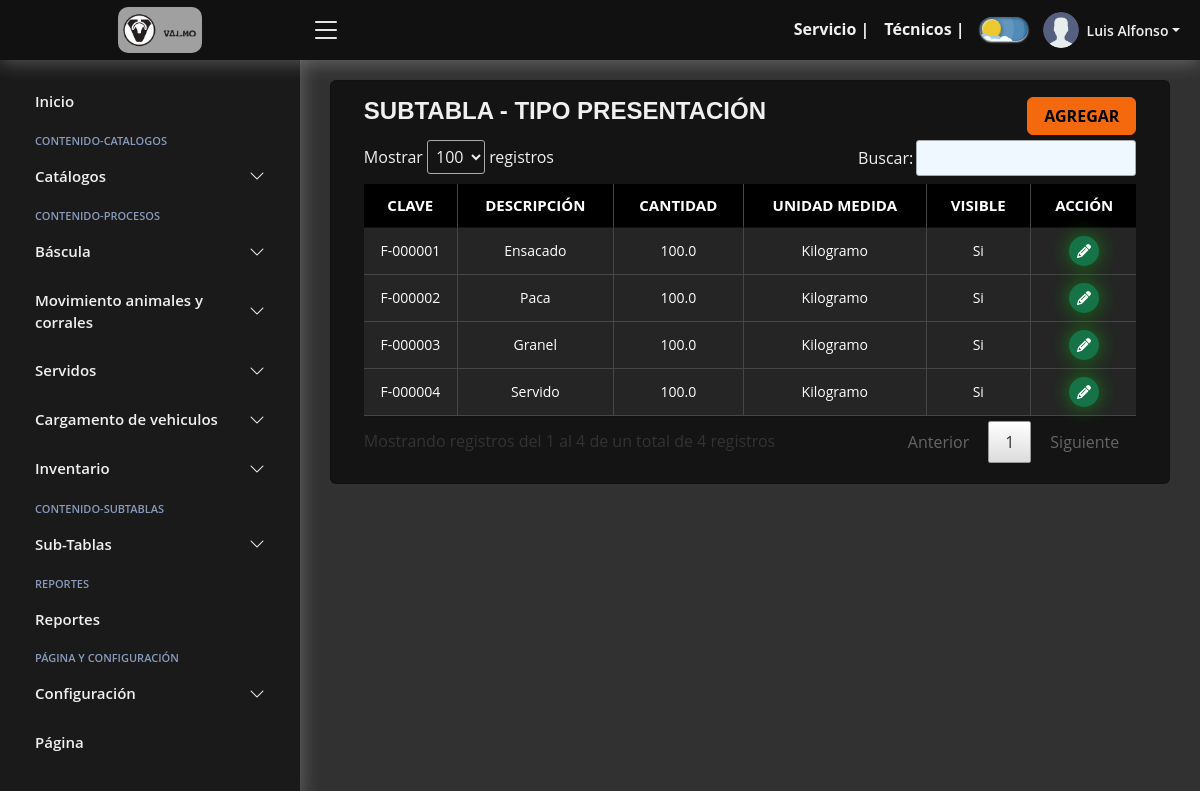
Screenshot of /SubTabla-Tipo-Presentacion/ (signed in) with the database file from the repository.
### Aplicacion/models.py (models this page shows)
class tblTipoPresentacion(models.Model):
    ID = models.AutoField(primary_key=True)
    Clave = models.CharField(max_length=15, null=True)
    Descripcion = models.CharField(max_length=150,null=True)
    UdeM = models.ForeignKey(tblUnidades, on_delete=models.DO_NOTHING, null=True)
    Cantidad = models.FloatField(null=True)
    Visible = models.CharField(max_length=15, null=True)

### Aplicacion/CRUD/mostrarSubTabla.py (the view)
def TablaTipoPresentacion(request):
    grupos = grupo_user(request)
    TTipoPresentacion = tblTipoPresentacion.objects.values('ID','Clave','Descripcion','Cantidad',
    'UdeM_id__Descripcion', 'Visible')
    ServiciosWeb = servicioActivo()
    return render(request, 'SubTablas/TipoPresentacion/index.html',{'grupos': grupos,'ServiciosWeb': ServiciosWeb,
    'TTipoPresentacion': TTipoPresentacion})

### Aplicacion/views.py (called while the page is built)
@login_required
def grupo_user(request):
    user = request.user
    if user.groups.exists():
        grupo = user.groups.first()
        grupos_user = grupo.name
        grupos = grupos_user
        return grupos

def servicioActivo():
    ServiciosWeb = tblServiciosWeb.objects.get(ID=1)
    FechaDeHoy = date.today().strftime('%Y-%m-%d')
    FechaDeHoy = date.today()
    if ServiciosWeb.FechaVencimiento <= FechaDeHoy:
        fecha_vencimiento = datetime.combine(
            ServiciosWeb.FechaVencimiento, datetime.min.time())
        diferencia = FechaDeHoy - fecha_vencimiento.date()
        dias_pasados = diferencia.days
        EstadoDePago = False
        save_servicio = tblServiciosWeb.objects.get(ID=1)
        save_servicio.EstadoPago = EstadoDePago
        save_servicio.save()
        if ServiciosWeb.EstadoPago == False and dias_pasados == 5:
            Servicios = False
            save_servicio = tblServiciosWeb.objects.get(ID=1)
            save_servicio.Servicio = Servicios
            save_servicio.save()
    return ServiciosWeb

### Aplicacion/templates/SubTablas/TipoPresentacion/index.html (shortened to what this page needs)
{% extends "include/header.html" %}
{% load static %}
{% block body %}
{% if ServiciosWeb.Servicio == True or perms.Aplicacion.add_tblserviciosweb %}
<div class="card card-hdr">
    <div class="card-body">
        <div class="row">
            <div class="col-10">
                <h1>SUBTABLA - TIPO PRESENTACIÓN</h1>
            </div>
            <div class="col-2">
                {% if perms.Aplicacion.add_tbltipopresentacion %}
                <a href="{% url 'F-Tipo-Presentacion'%}">
                    <button type="button" class="btn button-add col-12">
                         AGREGAR
                    </button>
                </a>
                {% endif %}
            </div>
        </div>
        {% if perms.Aplicacion.view_tbltipopresentacion %}
        <div class="table-responsive py-1">
            <table class="tabla_id">
                <thead>
                    <tr>
                        <th class="th-responsive">CLAVE</th>
                        <th class="th-responsive">DESCRIPCIÓN</th>
                        <th class="th-responsive">CANTIDAD</th>
                        <th class="th-responsive">UNIDAD MEDIDA</th>
                        <th class="th-responsive">VISIBLE</th>
                        {% if perms.Aplicacion.change_tbltipopresentacion or perms.Aplicacion.delete_tbltipopresentacion %}
                        <th class="th-responsive">ACCIÓN</th>
                        {% endif %}
                    </tr>
                </thead>
                <tbody>
                    {% for TipoPresentacion in TTipoPresentacion %}
                    <tr>
                        <td>
                            {{ TipoPresentacion.Clave }}
                        </td>
                        <td>
                            {{ TipoPresentacion.Descripcion }}
                        </td>
                        <td>
                            {{ TipoPresentacion.Cantidad }}
                        </td>
                        <td>
                            {{ TipoPresentacion.UdeM_id__Descripcion }}
                        </td>
                        <td>
                            {{ TipoPresentacion.Visible }}
                        </td>
                        {% if perms.Aplicacion.change_tbltipopresentacion or perms.Aplicacion.delete_tbltipopresentacion %}
                        <td>
                            {% if perms.Aplicacion.change_tbltipopresentacion %}
                            <a style="display: inline-block;"
                                href="Editar/{{TipoPresentacion.ID}}">
                                <button class="edit-button">
                                </button>
                            </a>
                            {% endif %}
                        </td>
                        {% endif %}
                    </tr>
                    {% endfor %}
                </tbody>
            </table>
        </div>
        {% endif %}
    </div>
</div>
{% else %}
<script>
    window.location.href = "{% url 'NoPago' %}";
</script>
{% endif %}
{% endblock %}

### Aplicacion/templates/include/header.html (shortened to what this page needs)
<!DOCTYPE html>
<html lang="es">
<head>
    {% load static %}
    <link rel="stylesheet" href="{% static 'assets/css/jquery.dataTables.min.css' %}">
    <link href="{% static 'assets/vendor/bootstrap/css/bootstrap.min.css' %}" rel="stylesheet">
    <link href="{% static 'assets/vendor/bootstrap-icons/bootstrap-icons.css' %}" rel="stylesheet">
    <link href="{% static 'ruta/select2/select2.min.css' %}" rel="stylesheet" />
    <link href="{% static 'assets/css/style.css' %}" rel="stylesheet">
    <link href="{% static 'assets/css/buttons.css' %}" rel="stylesheet">
</head>
<body>
    <header id="header" class="header fixed-top d-flex align-items-center">
        <div class="d-flex align-items-center justify-content-center">
            <a href="{% url 'Sistema' %}" class="logo d-flex align-items-center">
                <img src="{% static 'assets/img-pages/valmo.png' %}" alt="">
            </a>
            <i class="bi bi-list toggle-sidebar-btn"></i>
        </div>
        <nav class="header-nav ms-auto">
            <ul class="d-flex">
                {% if perms.Aplicacion.add_tbltecnicos or perms.Aplicacion.view_tblserviciosweb %}
                <li class="nav-item dropdown ocultar-top" style="margin: 5px 15px 0 0;">
                    <a class="nav-link collapsed button-top ocultar-top h6-form" href="{% url 'Pagos' %}">
                        Servicio |
                    </a>
                </li>
                {% endif %}
                {% if perms.Aplicacion.add_tbltecnicos or perms.Aplicacion.view_tbltecnicos %}
                <li class="nav-item dropdown ocultar-top" style="margin: 5px 15px 0 0;">
                    <a class="nav-link collapsed ocultar-top h6-form" href="{% url 'TUsuarios' %}">
                        Técnicos |
                    </a>
                </li>
                {% endif %}
                <li class="nav-item dropdown" style="margin: 5px 15px 0 0;">
                    <label class="theme-switch">
                        <div class="theme-switch__container">
                            <div class="theme-switch__clouds"></div>
                            <div class="theme-switch__circle-container">
                                <div class="theme-switch__sun-moon-container">
                                </div>
                            </div>
                        </div>
                    </label>
                </li>
                <li class="nav-item dropdown" style="margin: 0px 20px 0 0;">
                    <a class="nav-link nav-profile d-flex align-items-center pe-0" href="#" data-bs-toggle="dropdown">
                        <img src="{% static 'assets/img/profile-img.png' %}" alt="Profile" class="rounded-circle">
                        <span class="d-none d-md-block dropdown-toggle ps-2">{{user.first_name}}</span>
                    </a>
                </li>
            </ul>
        </nav>
    </header>
    <aside id="sidebar" class="sidebar">
        <ul class="sidebar-nav" id="sidebar-nav">
            <li class="nav-item">
                <a class="nav-link" href="{% url 'Sistema' %}">
                    <span>Inicio</span>
                </a>
            </li>
            <li class="nav-heading">Contenido-Catalogos</li>
            <li class="nav-item">
                <a class="nav-link collapsed" data-bs-target="#components-nav" data-bs-toggle="collapse" href="#">
                    <span>Catálogos</span><i class="bi bi-chevron-down ms-auto"></i>
                </a>
            </li>
            <li class="nav-heading">Contenido-Procesos</li>
            <li class="nav-item">
                <a class="nav-link collapsed" data-bs-target="#forms-bascula" data-bs-toggle="collapse" href="#">
                    <span>Báscula</span><i class="bi bi-chevron-down ms-auto"></i>
                </a>
            </li>
            <li class="nav-item">
                <a class="nav-link collapsed" data-bs-target="#forms-nav" data-bs-toggle="collapse" href="#">
                    <span>Movimiento animales y corrales</span><i class="bi bi-chevron-down ms-auto"></i>
                </a>
            </li>
            <li class="nav-item">
                <a class="nav-link collapsed" data-bs-target="#forms-servidos" data-bs-toggle="collapse" href="#">
                    <span>Servidos</span><i class="bi bi-chevron-down ms-auto"></i>
                </a>
            </li>
            <li class="nav-item">
                <a class="nav-link collapsed" data-bs-target="#forms-tolva" data-bs-toggle="collapse" href="#">
                    <span>Cargamento de vehiculos</span><i class="bi bi-chevron-down ms-auto"></i>
                </a>
            </li>
            <li class="nav-item">
                <a class="nav-link collapsed" data-bs-target="#forms-inventario" data-bs-toggle="collapse" href="#">
                    <span>Inventario</span><i class="bi bi-chevron-down ms-auto"></i>
                </a>
            </li>
            <li class="nav-heading">Contenido-SubTablas</li>
            <li class="nav-item">
                <a class="nav-link collapsed" data-bs-target="#subtables-nav" data-bs-toggle="collapse" href="#">
                    <span>Sub-Tablas</span><i class="bi bi-chevron-down ms-auto"></i>
                </a>
            </li>
            {% if perms.auth.add_user %}
            <li class="nav-heading">Reportes</li>
            <li class="nav-item">
                <a class="nav-link collapsed" href="{% url 'Reportes' %}">
                    <span>Reportes</span>
                </a>
            </li>
            {% endif %}
            <li class="nav-heading">Página y Configuración</li>
            <li class="nav-item">
                <a class="nav-link collapsed" data-bs-target="#tables-nav" data-bs-toggle="collapse" href="#">
                    <span>Configuración</span><i class="bi bi-chevron-down ms-auto"></i>
                </a>
            </li>
            <li class="nav-item">
                <a class="nav-link collapsed" href="{% url 'Inicio' %}">
                    <span>Página</span>
                </a>
            </li>
        </ul>
    </aside>
    <main id="main" class="main">
        <div class="pagetitle">
            {% if user.is_authenticated %}
            {% block body %}
            {% endblock %}
            {% else %}
            <script>
                window.location.href = "{% url 'Login' %}";
            </script>
            {% endif %}
        </div>
    </main>
</body>
</html>

### static/assets/css/buttons.css (style rules this page uses)
.theme-switch { --toggle-size: 16px; --container-width: 3em; --container-height: 1.5em; --container-radius: 3em; --container-light-bg: #3D7EAE; --container-night-bg: #1D1F2C; --circle-container-diameter: 1.5em; --sun-moon-diameter: 1.2em; --sun-bg: #ECCA2F; --moon-bg: #C4C9D1; --spot-color: #959DB1; --circle-container-offset: 0; --stars-color: #fff; --clouds-color: #F3FDFF; --back-clouds-color: #AACADF; --transition: .5s cubic-bezier(0, -0.02, 0.4, 1.25); --circle-transition: .3s cubic-bezier(0, -0.02, 0.35, 1.17); }
.theme-switch, .theme-switch *, .theme-switch *::before, .theme-switch *::after { box-sizing: border-box; margin: 0; padding: 0; font-size: var(--toggle-size); }
.theme-switch__container { width: var(--container-width); height: var(--container-height); background-color: var(--container-light-bg); border-radius: var(--container-radius); overflow: hidden; cursor: pointer; box-shadow: 0em -0.062em 0.062em rgba(0, 0, 0, 0.25), 0em 0.062em 0.125em rgba(255, 255, 255, 0.94); transition: var(--transition); position: relative; }
.theme-switch__container::before { content: ""; position: absolute; z-index: 1; inset: 0; box-shadow: 0em 0.05em 0.187em rgba(0, 0, 0, 0.25) inset, 0em 0.05em 0.187em rgba(0, 0, 0, 0.25) inset; border-radius: var(--container-radius); }
.theme-switch__circle-container { width: var(--circle-container-diameter); height: var(--circle-container-diameter); background-color: rgba(255, 255, 255, 0.1); position: absolute; left: var(--circle-container-offset); top: 50%; transform: translateY(-50%); border-radius: 50%; box-shadow: inset 0 0 0 3.375em rgba(255, 255, 255, 0.1), 0 0 0 0.625em rgba(255, 255, 255, 0.1), 0 0 0 1.25em rgba(255, 255, 255, 0.1); display: flex; transition: var(--circle-transition); pointer-events: none; }
.theme-switch__sun-moon-container { pointer-events: auto; position: relative; z-index: 2; width: var(--sun-moon-diameter); height: var(--sun-moon-diameter); margin: auto; border-radius: 50%; background-color: var(--sun-bg); box-shadow: 0.062em 0.062em 0.062em 0em rgba(254, 255, 239, 0.61) inset, 0em -0.062em 0.062em 0em #a1872a inset; filter: drop-shadow(0.062em 0.125em 0.125em rgba(0, 0, 0, 0.25)) drop-shadow(0em 0.062em 0.125em rgba(0, 0, 0, 0.25)); overflow: hidden; transition: var(--transition); }
.theme-switch__clouds { width: 0.625em; height: 0.625em; background-color: var(--clouds-color); border-radius: 50%; position: absolute; bottom: -0.312em; left: 0.156em; box-shadow: 0.468em 0.156em var(--clouds-color), -0.156em -0.156em var(--back-clouds-color), 0.718em 0.187em var(--clouds-color), 0.25em -0.062em var(--back-clouds-color), 1.093em 0 var(--clouds-color), 0.625em -0.031em var(--back-clouds-color), 1.312em 0.125em var(--clouds-color); transition: var(--transition); z-index: 1; }
.edit-button { width: 30px; height: 30px; border-radius: 50%; background-color: rgba(21, 115, 71); border: none; font-weight: 600; display: flex; align-items: center; justify-content: center; box-shadow: 0px 0px 20px rgba(0, 255, 8, 0.416); cursor: pointer; transition-duration: 0.3s; overflow: hidden; position: relative; text-decoration: none !important; }
.edit-svgIcon { width: 14px; transition-duration: 0.3s; }
.edit-button::before { display: none; content: "Editar"; color: white; transition-duration: 0.3s; font-size: 2px; }

### rows the page displays
tblTipoPresentacion: Clave "F-000001", Descripcion "Ensacado", Cantidad "100.0", UdeM_id__Descripcion "Kilogramo", Visible "Si"
tblTipoPresentacion: Clave "F-000002", Descripcion "Paca", Cantidad "100.0", UdeM_id__Descripcion "Kilogramo", Visible "Si"
tblTipoPresentacion: Clave "F-000003", Descripcion "Granel", Cantidad "100.0", UdeM_id__Descripcion "Kilogramo", Visible "Si"
tblTipoPresentacion: Clave "F-000004", Descripcion "Servido", Cantidad "100.0", UdeM_id__Descripcion "Kilogramo", Visible "Si"

### other values shown
{{ user.first_name }} "Luis Alfonso"
